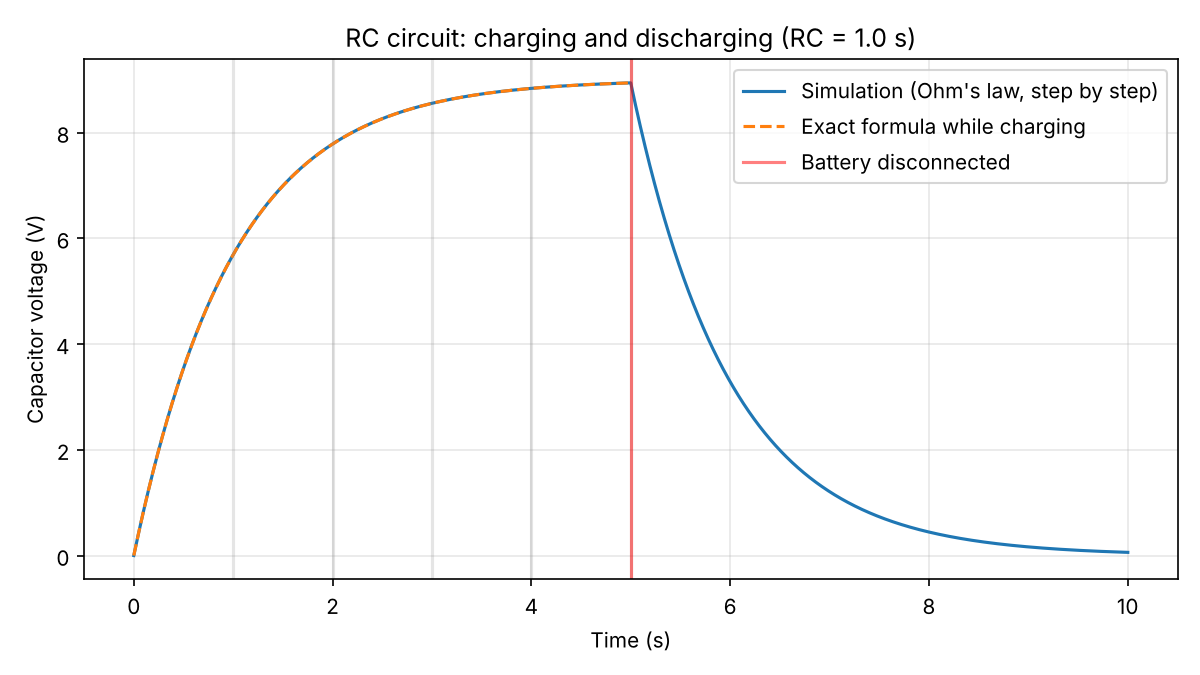

Write Python code to recreate this figure.
"""
Charging and discharging a capacitor (an RC circuit).

Question: When you connect a capacitor to a battery through a resistor,
how long does it take to charge? Engineers use this in camera flashes,
timers and the "debounce" circuits behind every keyboard key.

Physics used:
  Current through the resistor: I = (V_battery - V_capacitor) / R   (Ohm's law)
  The capacitor's voltage rises as charge flows in: dV/dt = I / C
  Exact answer: V(t) = V_battery * (1 - e^(-t / RC)).  RC is the "time constant".
"""
import math
import matplotlib.pyplot as plt

V_BATTERY = 9.0      # volts
R = 10_000           # ohms (10 kΩ)
C = 100e-6           # farads (100 µF)
TAU = R * C          # time constant in seconds
DT = TAU / 1000      # simulation time step


def simulate(t_end):
    """Charge for half the time, then discharge (battery removed)."""
    t, v = 0.0, 0.0
    times, volts = [t], [v]
    while t < t_end:
        source = V_BATTERY if t < t_end / 2 else 0.0   # switch flips halfway
        current = (source - v) / R                       # Ohm's law
        v += current / C * DT                            # capacitor fills up
        t += DT
        times.append(t)
        volts.append(v)
    return times, volts


if __name__ == "__main__":
    print(f"R = {R:,} Ω, C = {C * 1e6:.0f} µF, time constant RC = {TAU:.2f} s\n")
    print("After... | Formula voltage | % of full charge")
    for n in range(1, 6):
        v = V_BATTERY * (1 - math.exp(-n))
        print(f"{n} × RC   | {v:>12.2f} V  | {v / V_BATTERY * 100:>6.1f} %")
    print("Rule of thumb engineers use: a capacitor is 'full' after about 5 time constants.")

    t_end = 10 * TAU
    times, volts = simulate(t_end)
    exact = [V_BATTERY * (1 - math.exp(-t / TAU)) if t < t_end / 2 else None for t in times]

    plt.figure(figsize=(8, 4.5))
    plt.plot(times, volts, label="Simulation (Ohm's law, step by step)")
    plt.plot(times, exact, "--", label="Exact formula while charging")
    for n in range(1, 6):
        plt.axvline(n * TAU, color="gray", alpha=0.2)
    plt.axvline(t_end / 2, color="red", alpha=0.5, label="Battery disconnected")
    plt.xlabel("Time (s)")
    plt.ylabel("Capacitor voltage (V)")
    plt.title(f"RC circuit: charging and discharging (RC = {TAU:.1f} s)")
    plt.legend()
    plt.grid(alpha=0.3)
    plt.tight_layout()
    plt.savefig("rc_circuit.png", dpi=150)
    print("\nSaved the chart as rc_circuit.png")
    plt.show()
